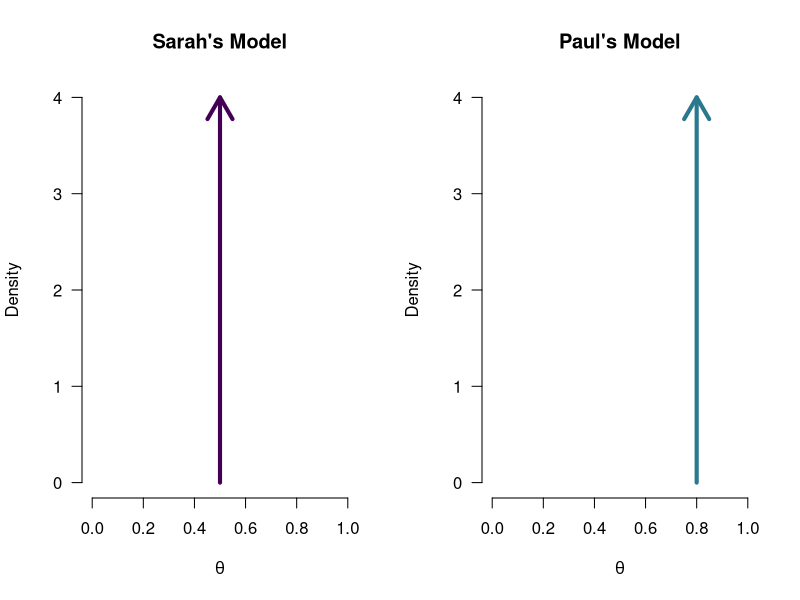
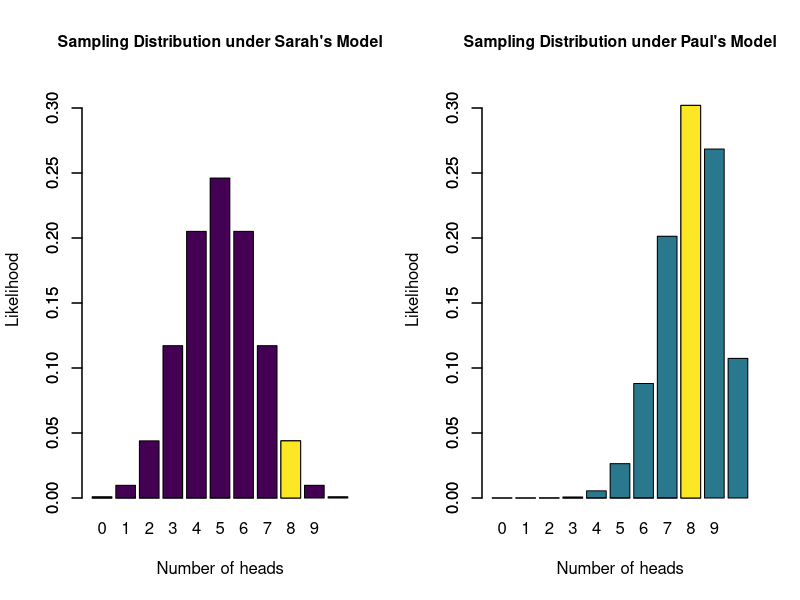
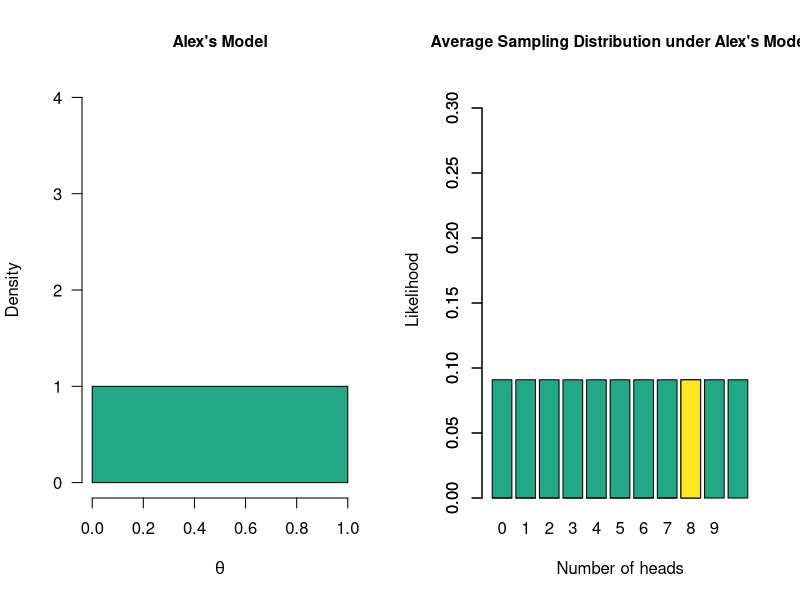
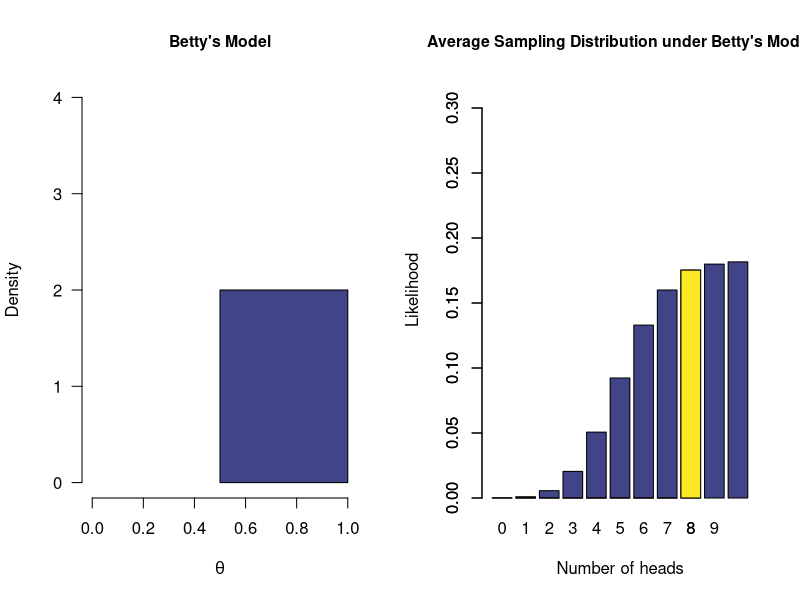
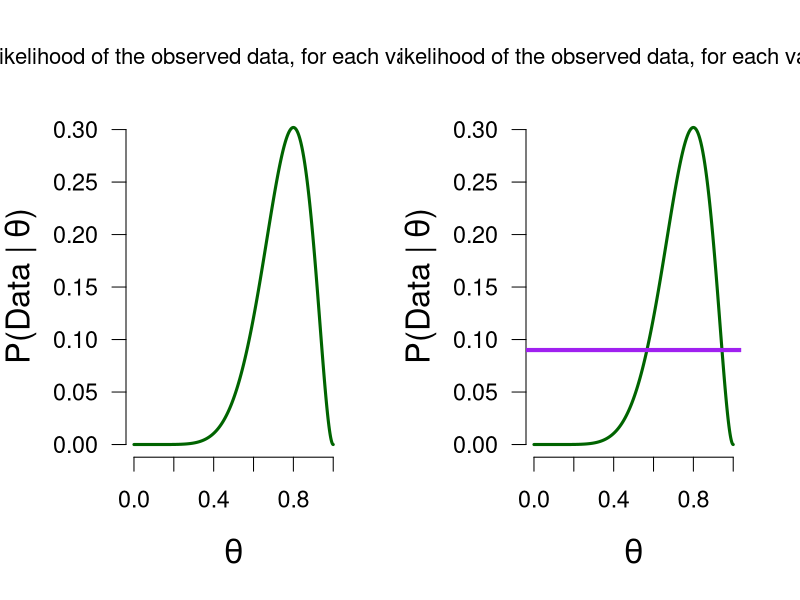
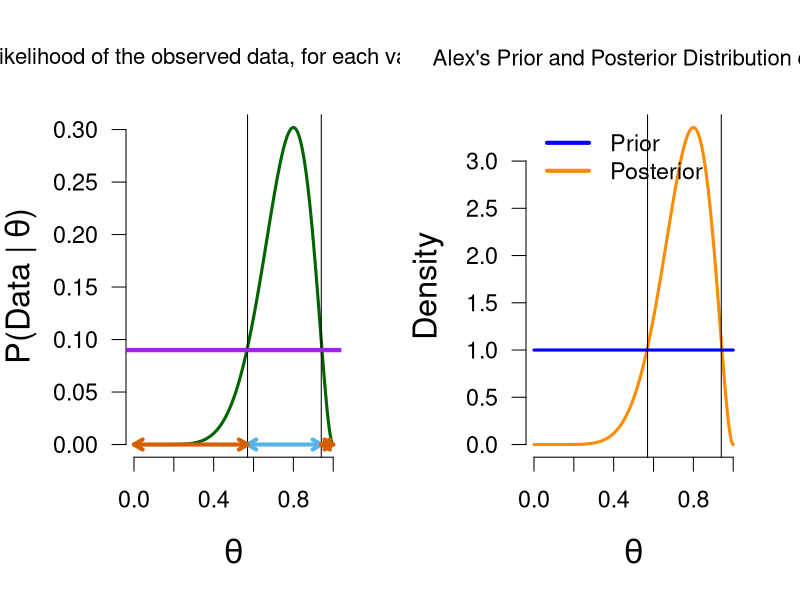

R code for these plots, in order:
## ---- chunk 1
tBetFun <- function(x, shape1 = 1, shape2 = 1, side = "pos") {
  ds <- dbeta(x, shape1, shape2)
  if (side == "pos") {
    ds[x<0.5] <- 0
    ds <- ds / integrate(function(x) dbeta(x, shape1, shape2), lower = 0.5, upper = 1)[[1]]
  } else if (side == "neg") {
    ds[x>0.5] <- 0
    ds <- ds / integrate(function(x) dbeta(x, shape1, shape2), lower = 0, upper = 0.5)[[1]]
  }
  return(ds)
}
par(mfrow = c(1, 2))
cols <- viridis::viridis(6)
plot(1, 1, type ="n", xlim = c(0,1), ylim = c(0,4), bty = "n", main = "Sarah's Model",
     las = 1, xlab = expression(theta), ylab = "Density")
arrows(x0 = 0.5, x1 = 0.5, y0 = 0, y1 = 4.0, lwd = 4, col = cols[1])

plot(1, 1, type ="n", xlim = c(0,1), ylim = c(0,4), bty = "n", main = "Paul's Model", 
     las = 1, xlab = expression(theta), ylab = "Density")
arrows(x0 = 0.8, x1 = 0.8, y0 = 0, y1 = 4.0, lwd = 4, col = cols[3])
## ---- chunk 2
par(mfrow = c(1, 2), cex.main = 0.95)
cols <- viridis::viridis(6)
barplot(dbinom(0:10, 10, 0.5), names.arg = 0:10, xlab = "Number of heads", ylab = "Likelihood",
        main = "Sampling Distribution under Sarah's Model", col = cols[1], ylim = c(0,0.32))
barplot(c(rep(0, 8), dbinom(8, 10, 0.5)), add = TRUE, col = cols[6])

barplot(dbinom(0:10, 10, 0.8), names.arg = 0:10, xlab = "Number of heads", ylab = "Likelihood",
        main = "Sampling Distribution under Paul's Model", col = cols[3], ylim = c(0,0.32))
barplot(c(rep(0, 8), dbinom(8, 10, 0.8)), add = TRUE, col = cols[6])
## ---- chunk 3
par(mfrow = c(1, 2), cex.main = 0.95)
cols <- viridis::viridis(6)
plot(1, 1, type ="n", xlim = c(0,1), ylim = c(0,4), bty = "n", main = "Alex's Model",
     las = 1, xlab = expression(theta), ylab = "Density")
# curve(tBetFun(x, 1, 1), add = TRUE, col = cols[4], lwd = 4)
mySeq <- seq(0, 1, length.out = 1e3)
polygon(x =  c(mySeq, rev(mySeq)), y = c(rep(0, 1e3), tBetFun(mySeq, 1, 1, side = "neutral")), col = cols[4]) 

barplot(rep(1/11, 11), names.arg = 0:10, xlab = "Number of heads", ylab = "Likelihood",
        main = "Average Sampling Distribution under Alex's Model", col = cols[4], ylim = c(0,0.32))
barplot(c(rep(0, 8), 1/11), add = TRUE, col = cols[6])
## ---- chunk 4
par(mfrow = c(1, 2), cex.main = 0.95)
cols <- viridis::viridis(6)
plot(1, 1, type ="n", xlim = c(0,1), ylim = c(0,4), bty = "n", main = "Betty's Model",
     las = 1, xlab = expression(theta), ylab = "Density")
# curve(tBetFun(x, 1, 1), add = TRUE, col = cols[4], lwd = 4)
mySeq <- seq(0.5, 1, length.out = 1e3)
polygon(x =  c(mySeq, rev(mySeq)), y = c(rep(0, 1e3), tBetFun(mySeq, 1, 1)), col = cols[2]) 
set.seed(123) # Monte Carlo: without a seed the bars shift on every render
sampsU <- c(0:5, rbinom(1e5, 10, runif(1e5, 0.5, 1)))
barplot(table(sampsU)/1e5, names.arg = 0:10, xlab = "Number of heads", ylab = "Likelihood",
        main = "Average Sampling Distribution under Betty's Model", col = cols[2], ylim = c(0,0.32))
barplot(c(rep(0, 8), (table(sampsU)/1e5)[9]), add = TRUE, col = cols[6])
theta <- seq(0,1,length.out = 1e3)
## ---- chunk 5
k = 8
n = 10
## ---- chunk 6
par(cex = 1.4, cex.lab = 1.4, mar = c(5.1, 4.5, 4.1, 2.1), cex.main = 0.95)
ss <- seq(0, 1, length.out = 1e4)
dd <- dbinom(x = 8, size = 10, ss)
plot(ss, dd, type = "l", bty = "n", las = 1, ylab = bquote("P(Data |" ~ theta * ")"), xlab = bquote(theta),
     main = bquote("Likelihood of the observed data, for each value of" ~theta),
     lwd = 3, col = "darkgreen")
## ---- chunk 7
par(cex = 1.4, cex.lab = 1.4, mar = c(5.1, 4.5, 4.1, 2.1), cex.main = 0.95)
pCol <- palette.colors(NULL, "Okabe-Ito")
margLik <- round(1/11, 2)
bords <- round(ss[round(dd, 3) == margLik], 2)
ll <- unique(bords)[1]
uu <- unique(bords)[length(unique(bords))]
plot(ss, dd, type = "l", bty = "n", las = 1, ylab = bquote("P(Data |" ~ theta * ")"), xlab = bquote(theta),
     main = bquote("Likelihood of the observed data, for each value of" ~theta),
     lwd = 3, col = "darkgreen")
abline(h = margLik, lwd = 4, col = "purple")
## ---- chunk 8
par(cex = 1.4, cex.lab = 1.4, mar = c(5.1, 4.5, 4.1, 2.1), cex.main = 0.95)
pCol <- palette.colors(NULL, "Okabe-Ito")
margLik <- round(1/11, 2)
bords <- round(ss[round(dd, 3) == margLik], 2)
ll <- unique(bords)[1]
uu <- unique(bords)[length(unique(bords))]
plot(ss, dd, type = "l", bty = "n", las = 1, ylab = bquote("P(Data |" ~ theta * ")"), xlab = bquote(theta),
     main = bquote("Likelihood of the observed data, for each value of" ~theta),
     lwd = 3, col = "darkgreen")
ll <- unique(bords)[1]
uu <- unique(bords)[length(unique(bords))]
abline(v = uu)
abline(v = ll)
arrows(ll, 0, uu, 0,  lwd = 4, length = 0.1, code = 3, col = pCol[3])
abline(h = margLik, lwd = 4, col = "purple")

ll <- 0
uu <- unique(bords)[1]
arrows(ll, 0, uu, 0,  lwd = 4, length = 0.1, code = 3, col = pCol[7])
ll <- unique(bords)[length(unique(bords))]
uu <- 1

sq <- seq(ll, uu, length.out = 1e3) #+0.001
arrows(ll, 0, uu, 0,  lwd = 4, length = 0.1, code = 3, col =  pCol[7])
abline(h = margLik, lwd = 4, col = "purple")
## ---- chunk 9
prior <- dbeta(ss, 1, 1)
posterior <- prior * dd / margLik
par(cex = 1.4, cex.lab = 1.4, mar = c(5.1, 4.5, 4.1, 2.1))
plot(ss, posterior, type = "l", bty = "n", las = 1, ylab = "Density", xlab = bquote(theta),
     main = bquote("Alex's Prior and Posterior Distribution of" ~theta),
     lwd = 3, col = "darkorange")
ll <- unique(bords)[1]
uu <- unique(bords)[length(unique(bords))]
abline(v = uu)
abline(v = ll)
curve(dbeta(x, 1, 1), from = 0, to = 1, lwd = 3, col ="blue", add = TRUE)
legend("topleft", legend = c("Prior", "Posterior"), col = c("blue", "darkorange"), lty = 1, lwd = 4, bty = "n")
